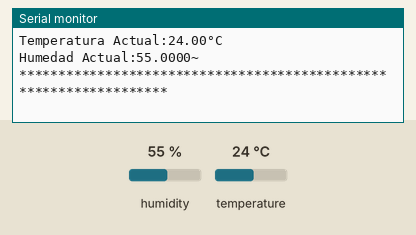
Recording of a sketch running on a simulated ESP8266 (NodeMCU). Shown: the last lines printed to the serial monitor. The test bench sets the inputs (shaded band); at power-on: humidity 55 %, temperature 24 °C.

Above: at 3.1 s.
3.2 s: humidity set to 22 %
At 6.1 s:
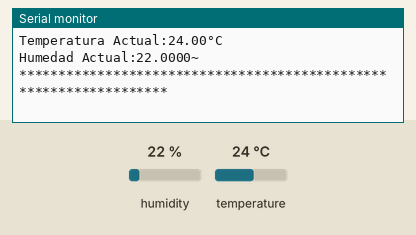
6.2 s: temperature set to 12 °C
At 7.8 s:
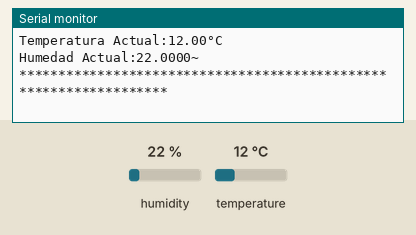
9.2 s: humidity set to 40 %
At 11.8 s:
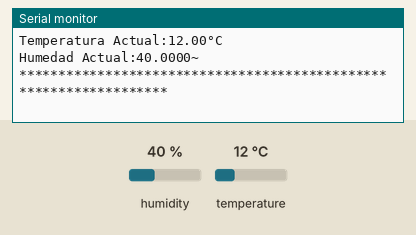
Timing chart, 0 to 13.3 s (numbered marks = the images above; inputs shaded):
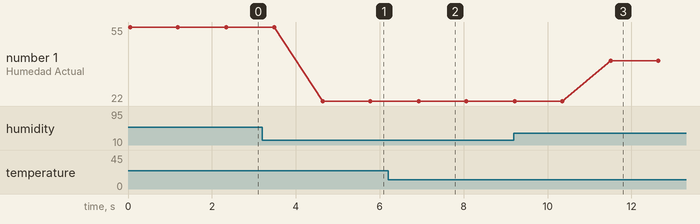

Measured:
- after the input at 3.2 s, the serial monitor: prints a new line after 1.4 s (image 1)
- after the input at 6.2 s, the serial monitor: prints a new line after 0.70 s (image 2)
- after the input at 9.2 s, the serial monitor: prints a new line after 2.3 s (image 3)
- plotted number 1: 55 → 22 after the input at 3.2 s, 22 → 40 after the input at 9.2 s

The sketch:

DHT11_Sensor_de_temperatura_Ejemplo.ino
```cpp
#include <ESP8266WiFi.h>
#include <DHT.h>

#define DHTTYPE DHT11
#define DHTPIN 2 //GPIO2
DHT dht(DHTPIN,DHTTYPE,27);
float temp, hum;

void setup() {
  // put your setup code here, to run once:
    Serial.begin(9600);
    dht.begin();
}

void loop() {
  // put your main code here, to run repeatedly:
  temp= dht.readTemperature();
  hum= dht.readHumidity();
  Serial.println("******************************************************************");
  Serial.print("Temperatura Actual:");
  Serial.print(temp);
  Serial.println("°C");
  Serial.print("Humedad Actual:");
  Serial.print(hum, 4);
  Serial.println("~");
  Serial.println("******************************************************************");
  Serial.println();

  delay(1000);
}
```
